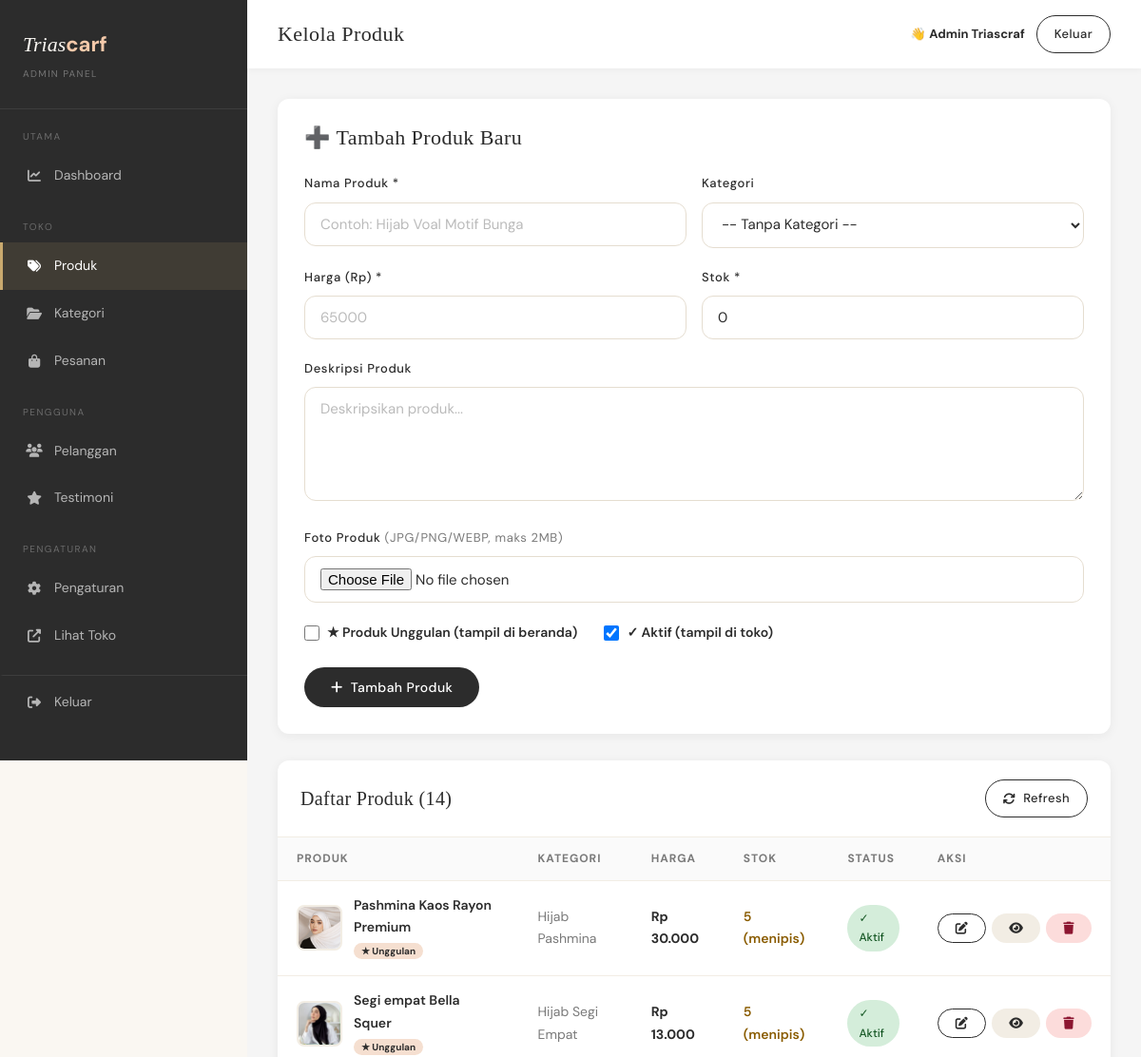
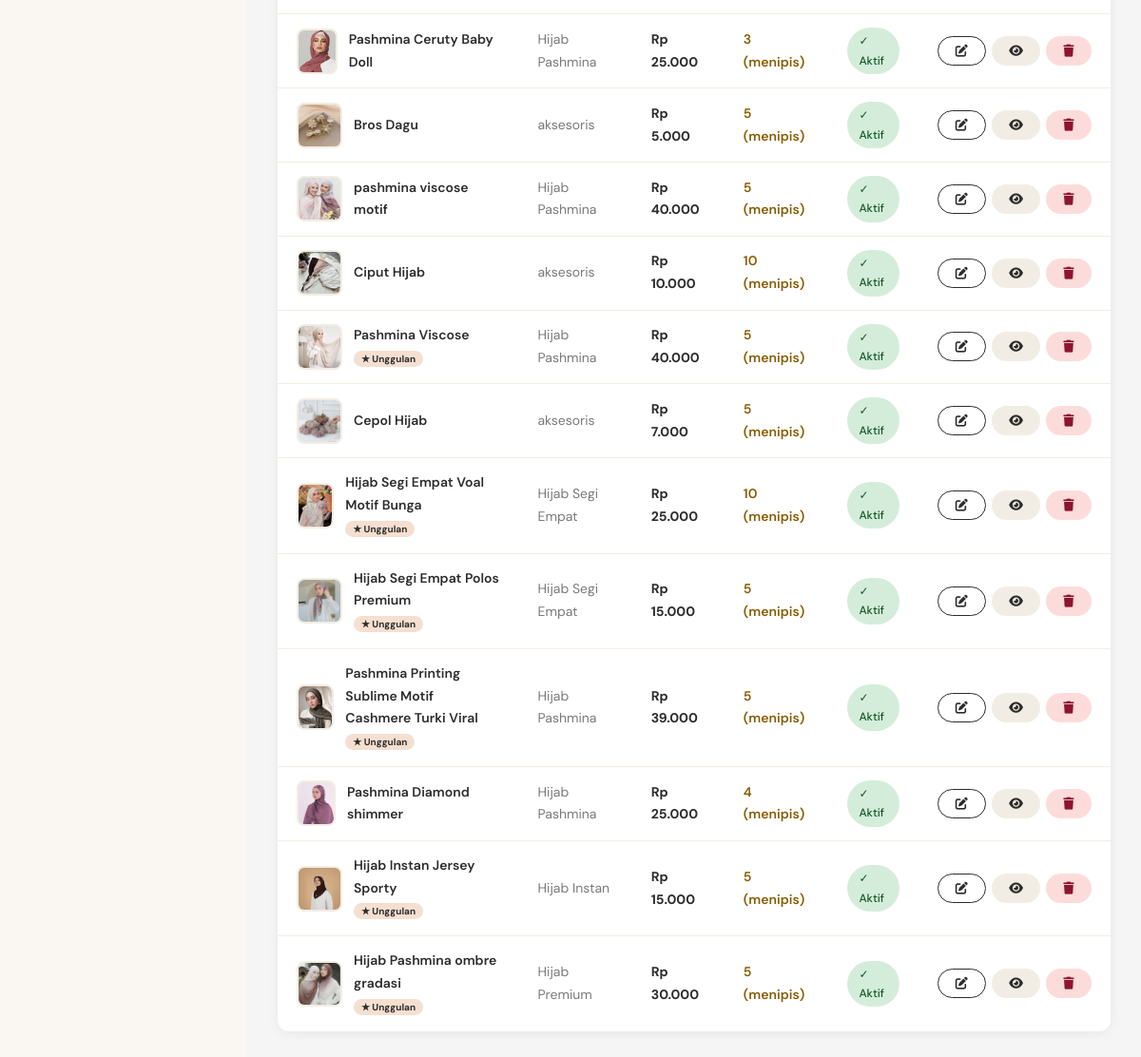
/triascraf/admin/pages/products.php (signed in), run on the app's committed database (2 pictures, top to bottom).
### tables this page shows
CREATE TABLE `products` (
  `id` int(11) NOT NULL,
  `category_id` int(11) DEFAULT NULL,
  `name` varchar(200) NOT NULL,
  `slug` varchar(200) NOT NULL,
  `description` text DEFAULT NULL,
  `price` decimal(12,2) NOT NULL,
  `stock` int(11) DEFAULT 0,
  `image` varchar(255) DEFAULT NULL,
  `is_featured` tinyint(1) DEFAULT 0,
  `is_active` tinyint(1) DEFAULT 1,
  `created_at` timestamp NOT NULL DEFAULT current_timestamp()
);

CREATE TABLE `categories` (
  `id` int(11) NOT NULL,
  `name` varchar(100) NOT NULL,
  `slug` varchar(100) NOT NULL,
  `image` varchar(255) DEFAULT NULL,
  `created_at` timestamp NOT NULL DEFAULT current_timestamp()
);

### triascraf/includes/config.php (called while the page is built, shortened)
<?php
function formatPrice($price) {
    return 'Rp ' . number_format($price, 0, ',', '.');
}
?>

### triascraf/admin/pages/products.php (the view, shortened to what this page needs)
<?php
require_once '../../includes/config.php';
require_once '../includes/auth.php';
$editProduct = null;
$products   = $conn->query("SELECT p.*, c.name as cat_name FROM products p LEFT JOIN categories c ON p.category_id = c.id ORDER BY p.created_at DESC");
?>
<?php include '../includes/admin_header.php'; ?>
<div class="admin-table-box" style="padding:28px;margin-bottom:28px">
    <h3 style="font-size:22px;margin-bottom:24px;color:var(--charcoal)">
        <?= $editProduct ? '✏️ Edit Produk' : '➕ Tambah Produk Baru' ?>
    </h3>
    <form method="POST" enctype="multipart/form-data">
        <div class="form-row">
            <div class="form-group">
                <label>Nama Produk *</label>
                <input type="text" name="name" class="form-control" value="<?= htmlspecialchars($editProduct['name'] ?? '') ?>" placeholder="Contoh: Hijab Voal Motif Bunga" required>
            </div>
            <div class="form-group">
                <label>Kategori</label>
                <select name="category_id" class="form-control">
                    <option value="0">-- Tanpa Kategori --</option>
                </select>
            </div>
        </div>
        <div class="form-row">
            <div class="form-group">
                <label>Harga (Rp) *</label>
                <input type="number" name="price" class="form-control" value="<?= $editProduct['price'] ?? '' ?>" placeholder="65000" min="0" required>
            </div>
            <div class="form-group">
                <label>Stok *</label>
                <input type="number" name="stock" class="form-control" value="<?= $editProduct['stock'] ?? 0 ?>" min="0" required>
            </div>
        </div>
        <div class="form-group">
            <label>Deskripsi Produk</label>
            <textarea name="description" class="form-control" rows="3" placeholder="Deskripsikan produk..."><?= htmlspecialchars($editProduct['description'] ?? '') ?></textarea>
        </div>
        <div class="form-group">
            <label>Foto Produk <span style="color:var(--muted);font-weight:400">(JPG/PNG/WEBP, maks 2MB)</span></label>
            <input type="file" name="image" class="form-control" accept="image/*" onchange="previewImage(this,'imgPreview')">
        </div>
        <div style="display:flex;gap:28px;margin-bottom:24px">
            <label style="display:flex;align-items:center;gap:8px;cursor:pointer;font-size:14px;font-weight:600;color:var(--body-text)">
                <input type="checkbox" name="is_featured" style="accent-color:var(--rose);width:16px;height:16px" <?= ($editProduct['is_featured'] ?? 0) ? 'checked' : '' ?>>
                ★ Produk Unggulan (tampil di beranda)
            </label>
            <label style="display:flex;align-items:center;gap:8px;cursor:pointer;font-size:14px;font-weight:600;color:var(--body-text)">
                <input type="checkbox" name="is_active" style="accent-color:var(--rose);width:16px;height:16px" <?= ($editProduct['is_active'] ?? 1) ? 'checked' : '' ?>>
                ✓ Aktif (tampil di toko)
            </label>
        </div>
        <div style="display:flex;gap:12px;flex-wrap:wrap">
            <button type="submit" class="btn btn-primary">
                <?= $editProduct ? '<i class="fas fa-save"></i> Simpan Perubahan' : '<i class="fas fa-plus"></i> Tambah Produk' ?>
            </button>
        </div>
    </form>
</div>
<div class="admin-table-box">
    <div class="admin-table-header">
        <h3>Daftar Produk (<?= $products->num_rows ?>)</h3>
        <a href="<?= BASE_URL ?>/admin/pages/products.php" class="btn btn-outline btn-sm"><i class="fas fa-sync"></i> Refresh</a>
    </div>
    <table class="admin-table">
        <thead>
            <tr><th>Produk</th><th>Kategori</th><th>Harga</th><th>Stok</th><th>Status</th><th>Aksi</th></tr>
        </thead>
        <tbody>
        <?php if ($products->num_rows === 0): ?>
        <tr><td colspan="6" style="text-align:center;padding:48px;color:var(--muted)">
            <i class="fas fa-tags" style="font-size:36px;display:block;margin-bottom:12px;opacity:.3"></i>
            Belum ada produk. Tambahkan produk pertamamu!
        </td></tr>
        <?php else: ?>
        <?php while($p = $products->fetch_assoc()): ?>
        <tr>
            <td>
                <div style="display:flex;align-items:center;gap:12px">
                    <?php if ($p['image'] && file_exists(UPLOAD_PATH . $p['image'])): ?>
                    <img src="<?= UPLOAD_URL . htmlspecialchars($p['image']) ?>" style="width:48px;height:48px;object-fit:cover;border-radius:8px;border:2px solid var(--ivory)">
                    <?php else: ?>
                    <div style="width:48px;height:48px;background:var(--petal);border-radius:8px;display:flex;align-items:center;justify-content:center;border:2px solid var(--ivory)">
                        <i class="fas fa-image" style="color:var(--muted);font-size:18px"></i>
                    </div>
                    <?php endif; ?>
                    <div>
                        <div style="font-weight:600;color:var(--charcoal)"><?= htmlspecialchars($p['name']) ?></div>
                        <?php if ($p['is_featured']): ?>
                        <span style="font-size:10px;background:#F5DFD0;color:var(--rose);padding:2px 8px;border-radius:50px;font-weight:700">★ Unggulan</span>
                        <?php endif; ?>
                    </div>
                </div>
            </td>
            <td style="color:var(--muted)"><?= htmlspecialchars($p['cat_name'] ?? '—') ?></td>
            <td style="font-weight:700;color:var(--rose)"><?= formatPrice($p['price']) ?></td>
            <td>
                <?php if ($p['stock'] > 10): ?>
                    <span style="color:var(--success);font-weight:600"><?= $p['stock'] ?></span>
                <?php elseif ($p['stock'] > 0): ?>
                    <span style="color:#8A5C00;font-weight:600"><?= $p['stock'] ?> (menipis)</span>
                <?php else: ?>
                    <span style="color:var(--error);font-weight:600">Habis</span>
                <?php endif; ?>
            </td>
            <td>
                <a href="?toggle=<?= $p['id'] ?>" class="status-badge <?= $p['is_active'] ? 'status-shipped' : 'status-cancelled' ?>" style="text-decoration:none;cursor:pointer" title="Klik untuk toggle">
                    <?= $p['is_active'] ? '✓ Aktif' : '✕ Nonaktif' ?>
                </a>
            </td>
            <td>
                <div style="display:flex;gap:6px">
                    <a href="?edit=<?= $p['id'] ?>" class="btn btn-outline btn-sm"><i class="fas fa-edit"></i></a>
                    <a href="<?= BASE_URL ?>/pages/product.php?slug=<?= $p['slug'] ?>" target="_blank" class="btn btn-sm" style="background:var(--ivory);color:var(--body-text)"><i class="fas fa-eye"></i></a>
                    <a href="?delete=<?= $p['id'] ?>" class="btn btn-sm" style="background:#FCDCDB;color:#8C1530;border:none" onclick="return confirmDelete('Hapus produk \'<?= htmlspecialchars(addslashes($p['name'])) ?>\'?')"><i class="fas fa-trash"></i></a>
                </div>
            </td>
        </tr>
        <?php endwhile; ?>
        <?php endif; ?>
        </tbody>
    </table>
</div>
<?php include '../includes/admin_footer.php'; ?>

### triascraf/assets/css/style.css (style rules this page uses)
:root { --cream: #FAF7F2; --ivory: #F2EDE4; --rose-gold: #C9A96E; --rose-deep: #A8834A; --sage: #6B7B6E; --sage-light: #E8EDE9; --charcoal: #2C2C2C; --muted: #7A7A7A; --white: #FFFFFF; --error: #C0392B; --success: #27AE60; --shadow-sm: 0 2px 12px rgba(0,0,0,0.06); --shadow-md: 0 8px 32px rgba(0,0,0,0.10); --shadow-lg: 0 20px 60px rgba(0,0,0,0.12); --radius: 12px; --radius-lg: 20px; --transition: 0.3s ease; }
* { margin: 0; padding: 0; box-sizing: border-box; }
html { scroll-behavior: smooth; }
body { font-family: 'DM Sans', sans-serif; background: var(--cream); color: var(--charcoal); font-size: 15px; line-height: 1.7; }
h1, h2, h3 { font-family: 'Cormorant Garamond', serif; font-weight: 400; letter-spacing: 0.02em; line-height: 1.2; }
.btn { display: inline-flex; align-items: center; gap: 8px; padding: 12px 28px; border-radius: 50px; font-family: 'DM Sans', sans-serif; font-size: 14px; font-weight: 500; cursor: pointer; border: none; text-decoration: none; transition: all var(--transition); letter-spacing: 0.03em; }
.btn-primary { background: var(--charcoal); color: white; }
.btn-outline { background: transparent; border: 1.5px solid var(--charcoal); color: var(--charcoal); }
.btn-sm { padding: 8px 18px; font-size: 13px; }
.form-group { margin-bottom: 20px; }
.form-group label { display: block; font-size: 13px; font-weight: 500; letter-spacing: 0.05em; margin-bottom: 8px; color: var(--charcoal); }
.form-control { width: 100%; padding: 12px 16px; border: 1.5px solid #E5DDD0; border-radius: var(--radius); font-family: 'DM Sans', sans-serif; font-size: 15px; background: white; color: var(--charcoal); transition: border-color var(--transition); outline: none; }
.form-control::placeholder { color: #BBBBBB; }
textarea.form-control { resize: vertical; min-height: 120px; }
select.form-control { cursor: pointer; }
.form-row { display: grid; grid-template-columns: 1fr 1fr; gap: 16px; }
.admin-table-box { background: white; border-radius: var(--radius); box-shadow: var(--shadow-sm); overflow: hidden; }
.admin-table-header { padding: 20px 24px; border-bottom: 1px solid var(--ivory); display: flex; align-items: center; justify-content: space-between; }
.admin-table-header h3 { font-size: 20px; }
.admin-table { width: 100%; border-collapse: collapse; }
.admin-table th { text-align: left; padding: 12px 20px; font-size: 12px; letter-spacing: 0.08em; text-transform: uppercase; color: var(--muted); background: #FAFAFA; border-bottom: 1px solid var(--ivory); }
.admin-table td { padding: 14px 20px; border-bottom: 1px solid var(--ivory); font-size: 14px; }
.admin-table tr:last-child td { border-bottom: none; }
.status-badge { display: inline-flex; align-items: center; gap: 5px; padding: 4px 12px; border-radius: 50px; font-size: 12px; font-weight: 500; }
.status-shipped { background: #D4EDDA; color: #155724; }

### data on the page
products: image (picture), name "Pashmina Kaos Rayon Premium", is_featured "★ Unggulan", category.name "Hijab Pashmina", price "Rp 30.000", stock "5", is_active "✓ Aktif"
products: image (picture), name "Segi empat Bella Squer", is_featured "★ Unggulan", category.name "Hijab Segi Empat", price "Rp 13.000", stock "5", is_active "✓ Aktif"
products: image (picture), name "Pashmina Ceruty Baby Doll", category.name "Hijab Pashmina", price "Rp 25.000", stock "3", is_active "✓ Aktif"
products: image (picture), name "Bros Dagu", category.name "aksesoris", price "Rp 5.000", stock "5", is_active "✓ Aktif"
products: image (picture), name "pashmina viscose motif", category.name "Hijab Pashmina", price "Rp 40.000", stock "5", is_active "✓ Aktif"
products: image (picture), name "Ciput Hijab", category.name "aksesoris", price "Rp 10.000", stock "10", is_active "✓ Aktif"
products: image (picture), name "Pashmina Viscose", is_featured "★ Unggulan", category.name "Hijab Pashmina", price "Rp 40.000", stock "5", is_active "✓ Aktif"
products: image (picture), name "Cepol Hijab", category.name "aksesoris", price "Rp 7.000", stock "5", is_active "✓ Aktif"
products: image (picture), name "Hijab Segi Empat Voal Motif Bunga", is_featured "★ Unggulan", category.name "Hijab Segi Empat", price "Rp 25.000", stock "10", is_active "✓ Aktif"
products: image (picture), name "Hijab Segi Empat Polos Premium", is_featured "★ Unggulan", category.name "Hijab Segi Empat", price "Rp 15.000", stock "5", is_active "✓ Aktif"
products: image (picture), name "Pashmina Printing Sublime Motif Cashmere Turki Viral", is_featured "★ Unggulan", category.name "Hijab Pashmina", price "Rp 39.000", stock "5", is_active "✓ Aktif"
products: image (picture), name "Pashmina Diamond shimmer", category.name "Hijab Pashmina", price "Rp 25.000", stock "4", is_active "✓ Aktif"
products: image (picture), name "Hijab Instan Jersey Sporty", is_featured "★ Unggulan", category.name "Hijab Instan", price "Rp 15.000", stock "5", is_active "✓ Aktif"
products: image (picture), name "Hijab Pashmina ombre gradasi", is_featured "★ Unggulan", category.name "Hijab Premium", price "Rp 30.000", stock "5", is_active "✓ Aktif"

### other printed values
$adminTitle "Kelola Produk"
$_SESSION['user_name'] "Admin Triascraf"
$products->num_rows "14"
